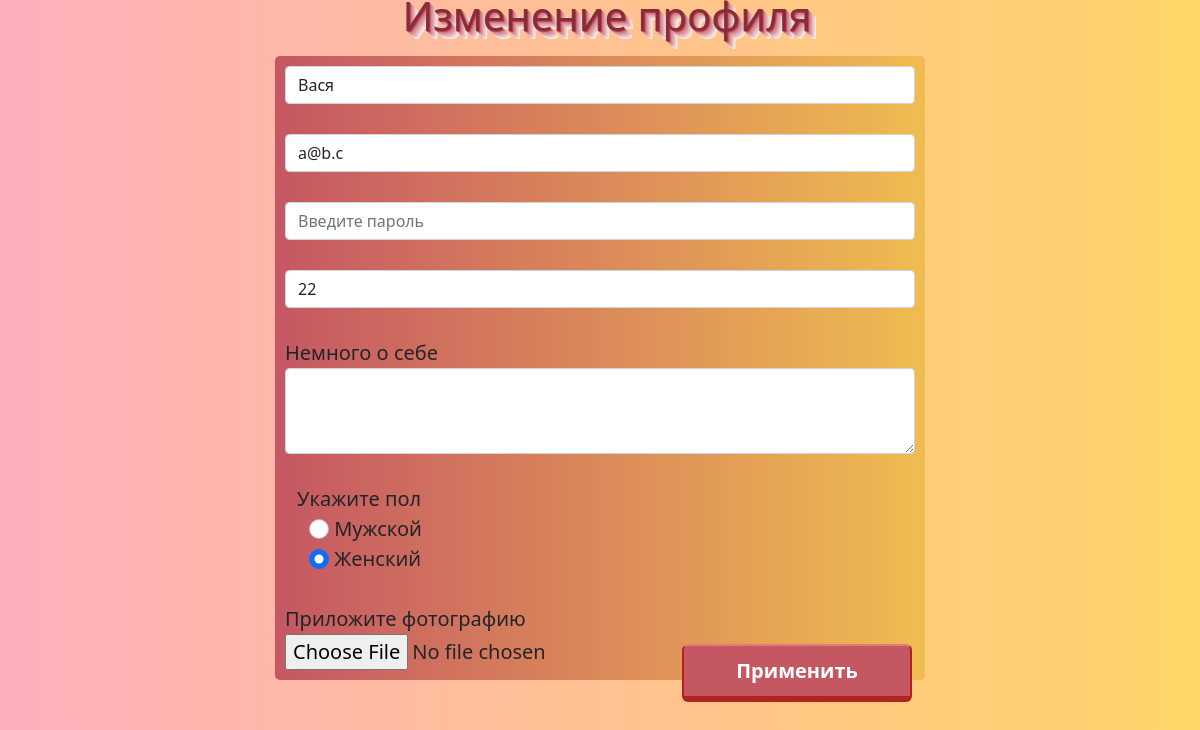
Before: /changing_profile (signed in) with the older database file.
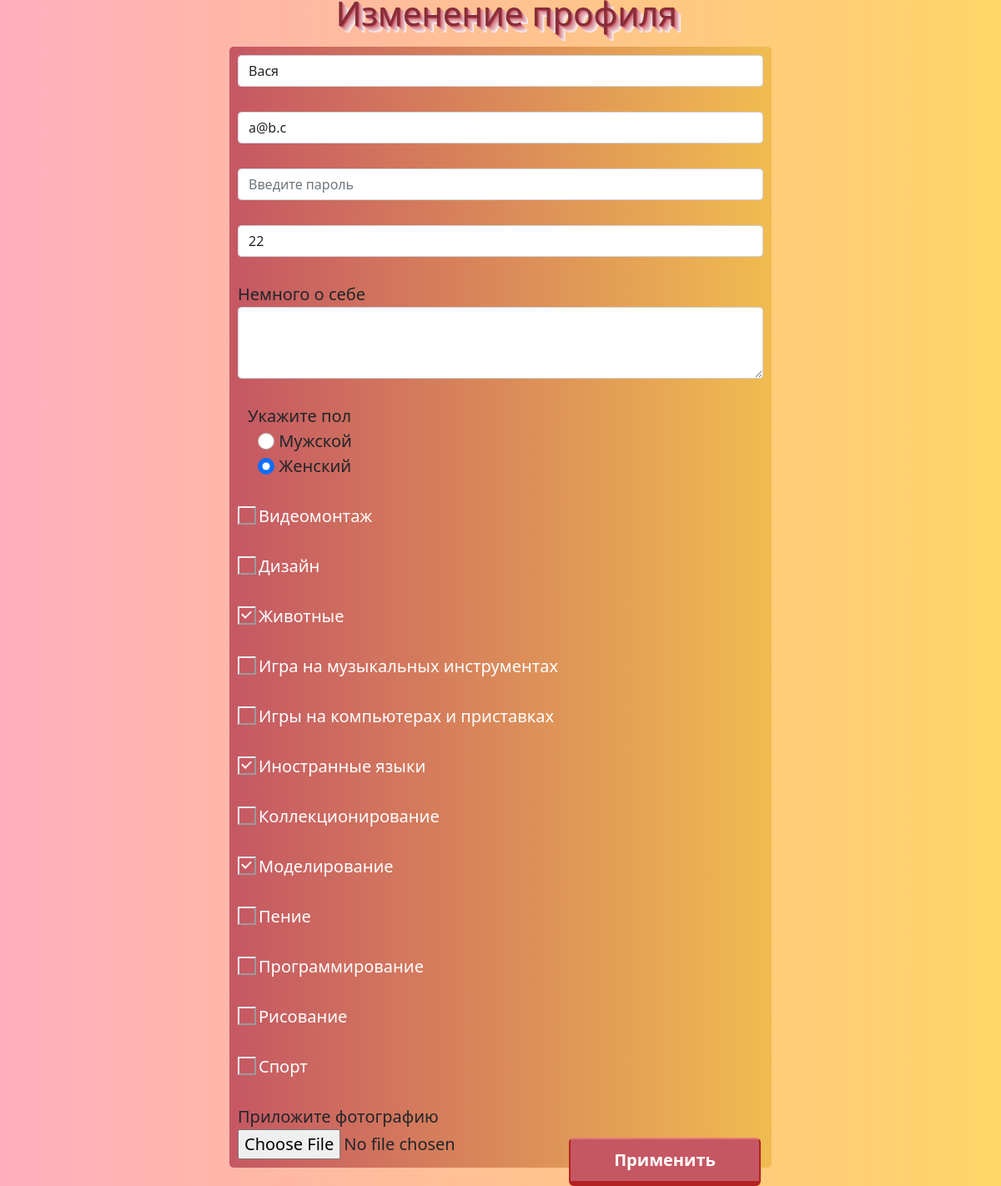
After: the same page with the newer database file.
### data/users.py (models this page shows, shortened)
class User(SqlAlchemyBase, UserMixin):
    __tablename__ = 'users'
    id = sqlalchemy.Column(sqlalchemy.Integer, primary_key=True, autoincrement=True)
    name = sqlalchemy.Column(sqlalchemy.String, nullable=True)
    age = sqlalchemy.Column(sqlalchemy.Integer, nullable=True)
    email = sqlalchemy.Column(sqlalchemy.String, index=True, unique=True, nullable=True)
    password = sqlalchemy.Column(sqlalchemy.String, nullable=True)
    about = sqlalchemy.Column(sqlalchemy.String, nullable=True)
    gender = sqlalchemy.Column(sqlalchemy.String, nullable=True)
    hobby = sqlalchemy.Column(sqlalchemy.String, nullable=True)

class Hobby(SqlAlchemyBase):
    __tablename__ = 'hobbies'
    id = sqlalchemy.Column(sqlalchemy.Integer, primary_key=True, autoincrement=True)
    name = sqlalchemy.Column(sqlalchemy.String, nullable=True)

### main.py (the view, shortened to what this page needs)
@app.route('/changing_profile', methods=['POST', 'GET'])
def changing_profile():
    if not flask_login.current_user.is_authenticated:
        return '>:('
    main_style = url_for('static', filename='css/main_style.css')
    button_style2 = url_for('static', filename='css/button_style.css')
    text_style2 = url_for('static', filename='css/text_style2.css')
    an_style = url_for('static', filename='css/an_style.css')
    checkbox_style = url_for('static', filename='css/checkbox_style.css')
    radio_checkbox_style = url_for('static', filename='css/radio_checkbox_style.css')
    name = flask_login.current_user.name
    email = flask_login.current_user.email
    gender = flask_login.current_user.gender
    age = flask_login.current_user.age
    hobbies = get_hobbies()
    print(flask_login.current_user.hobby)
    hobby_ids = flask_login.current_user.hobby.split('-')
    print(hobby_ids)
    if request.method == 'GET':
        return render_template('changing_profile.html', hobby_ids=hobby_ids, hobbies=hobbies, age=age, gender=gender, name=name, email=email,
                               main_style=main_style, text_style2=text_style2, an_style=an_style,
                               button_style2=button_style2, checkbox_style=checkbox_style,
                               radio_checkbox_style=radio_checkbox_style, email_exists=False)

### data/db_session.py (called while the page is built, shortened)
def global_init(db_file):
    global __factory
    if __factory:
        return

def create_session() -> Session:
    global __factory
    return __factory()

### main.py (called while the page is built)
@login_manager.user_loader
def load_user(user_id):
    db_session.global_init("db/users.sqlite")
    db_sess = db_session.create_session()
    return db_sess.query(User).get(user_id)

### main_users.py (called while the page is built)
def get_hobbies():
    db_session.global_init("db/users.sqlite")
    session = db_session.create_session()
    return session.query(Hobby).all()

### templates/changing_profile.html (shortened to what this page needs)
<!DOCTYPE html>
<html lang="en">
<head>
    <link rel="stylesheet" type="text/css" href="{{main_style}}"/>
    <link rel="stylesheet" type="text/css" href="{{text_style2}}"/>
    <link rel="stylesheet" type="text/css" href="{{an_style}}"/>
    <link rel="stylesheet" type="text/css" href="{{checkbox_style}}"/>
    <link rel="stylesheet" type="text/css" href="{{radio_checkbox_style}}"/>
    <link rel="stylesheet" type="text/css" href="{{button_style2}}"/>
    <link href="https://cdn.jsdelivr.net/npm/bootstrap@5.0.0-beta2/dist/css/bootstrap.min.css" rel="stylesheet">
</head>
<body>
        <h1 align="center">Изменение профиля</h1>
        <div>
            <form class="login_form" method="post">
                <input type="text" class="form-control" id="text" aria-describedby="emailHelp" placeholder="Введите фамилию и имя" value="{{name}}" name="name">
                <br/>
                <input type="email" class="form-control" id="email" aria-describedby="emailHelp" placeholder="Введите адрес почты" value="{{email}}" name="email">
                <br/>
                <input type="password" class="form-control" id="password" placeholder="Введите пароль" name="password">
                <br/>
                <input class="form-control" id="age" aria-describedby="emailHelp" placeholder="Введите Ваш возраст" value="{{age}}" name="age"><br/>
                <div class="form-group">
                    <label for="about" class="my_text">Немного о себе</label>
                    <textarea class="form-control" id="about" rows="3" name="about"></textarea>
                </div>
                <div class="form-group">
                    <br/>
                </div>
                <div class="container">
                    <label class="my_text">Укажите пол</label>
                    <div class="container">
                      <input class="form-check-input" type="radio" name="gender" id="male" value="male" {% if gender =='male' %} checked {% endif %}>
                      <label class="form-check-label" for="male">
                        Мужской
                      </label>
                    </div>
                    <div class="container">
                      <input class="form-check-input" type="radio" name="gender" id="female" value="female" {% if gender =='female' %} checked {% endif %}>
                      <label class="form-check-label" for="female">
                        Женский
                      </label>
                    </div>
                </div>
                    <div class="checkbox">
                        {% for hobby in hobbies %}
                        <label class="form-check-label" for="interest{{hobby.id}}">{{hobby.name}}</label>
                        {% endfor %}
                     </div><br/>
                    <label for="photo" class="my_text">Приложите фотографию</label>
                    <input type="file" class="form-control-file" id="photo" name="file">
                <button type="submit" class="turquoise">Применить</button>
            </form>
        </div>
</body>
</html>

### static/css/main_style.css (style rules this page uses)
body { background: linear-gradient(to right, #ffaebd, #ffd567); margin: 50px; }

### static/css/text_style2.css (style rules this page uses)
H1 { margin-left: 30px; max-width: 100%; font-size: 70px; font-weight: normal; padding: 30; cursor: pointer; margin: 20 px; text-shadow: -8px -8px 0 hsl(353, 49%, 35%), -7px -7px 0 hsl(353, 49%, 50%), -6px -6px 0 hsl(353, 49%, 65%), -5px -5px 0 hsl(353, 49%, 70%), -4px -4px 0 hsl(353, 49%, 75%), -3px -3px 0 hsl(353, 49%, 80%), -2px -2px 0 hsl(353, 49%, 85%), -1px -1px 0 hsl(353, 49%, 90%), 0 0 0 hsl(353, 49%, 95%); color: transparent; transition: all 1s; }

### static/css/an_style.css (style rules this page uses)
form.login_form { margin-left: auto; margin-right: auto; max-width: 650px; background-color: #c55763; background: linear-gradient(to right, #c55763, #f0bc50); border-radius: 5px; padding: 10px; font-size: 20px; }

### static/css/checkbox_style.css (style rules this page uses)
.checkbox label { position: relative; display: flex; padding-left: 25px; color: #ffffff; font-size: 20px; }
.checkbox label::before, .checkbox label::after { position: absolute; content: ""; display: flex; }
.checkbox label::before { height: 22px; width: 22px; border: 2px outset; left: 0px; top: 3px; }
.checkbox label::after { height: 7px; width: 11px; border-left: 2px solid white; border-bottom: 2px solid white; transform: rotate(-45deg); left: 5px; top: 8px; }
.checkbox input[type="checkbox"] + label::after { content: none; }
.checkbox input[type="checkbox"]:checked + label::after { content: ""; }

### static/css/button_style.css (style rules this page uses)
.turquoise { position: relative; width: 230px; display: inline; margin-right: 3px; margin-top: 10px; background: #c55763; border-top: #e57b77 2px solid; border-bottom: #B22222 6px solid; border-left: #B22222 2px solid; border-right: #B22222 2px solid; border-radius: 6px; text-align: center; color: white; padding: 10px; float: right; font-size: 20px; font-weight: 600; }

Changed rows visible on the page:
added Hobby: name "Видеомонтаж"
added Hobby: name "Дизайн"
added Hobby: name "Животные"
added Hobby: name "Игра на музыкальных инструментах"
added Hobby: name "Игры на компьютерах и приставках"
added Hobby: name "Иностранные языки"
added Hobby: name "Коллекционирование"
added Hobby: name "Моделирование"
added Hobby: name "Пение"
added Hobby: name "Программирование"
added Hobby: name "Рисование"
added Hobby: name "Спорт"
